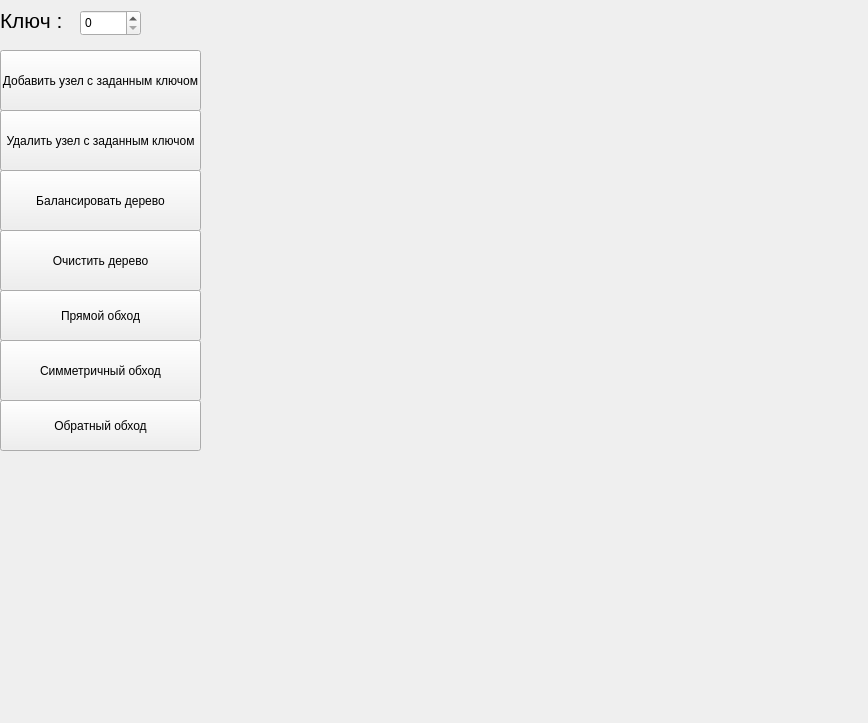
<?xml version="1.0" encoding="UTF-8"?>
<ui version="4.0">
 <class>MainWindow</class>
 <widget class="QMainWindow" name="MainWindow">
  <property name="geometry">
   <rect>
    <x>0</x>
    <y>0</y>
    <width>868</width>
    <height>723</height>
   </rect>
  </property>
  <property name="windowTitle">
   <string>MainWindow</string>
  </property>
  <widget class="QWidget" name="centralwidget">
   <widget class="QWidget" name="verticalLayoutWidget">
    <property name="geometry">
     <rect>
      <x>80</x>
      <y>-20</y>
      <width>891</width>
      <height>511</height>
     </rect>
    </property>
    <layout class="QVBoxLayout" name="verticalLayout">
     <property name="spacing">
      <number>0</number>
     </property>
    </layout>
   </widget>
   <widget class="QSpinBox" name="valueSpinBox">
    <property name="geometry">
     <rect>
      <x>80</x>
      <y>10</y>
      <width>61</width>
      <height>26</height>
     </rect>
    </property>
   </widget>
   <widget class="QPushButton" name="insertButton">
    <property name="geometry">
     <rect>
      <x>0</x>
      <y>50</y>
      <width>201</width>
      <height>61</height>
     </rect>
    </property>
    <property name="text">
     <string>Добавить узел с заданным ключом</string>
    </property>
   </widget>
   <widget class="QPushButton" name="removeButton">
    <property name="geometry">
     <rect>
      <x>0</x>
      <y>110</y>
      <width>201</width>
      <height>61</height>
     </rect>
    </property>
    <property name="text">
     <string>Удалить узел с заданным ключом</string>
    </property>
   </widget>
   <widget class="QPushButton" name="balanceButton">
    <property name="geometry">
     <rect>
      <x>0</x>
      <y>170</y>
      <width>201</width>
      <height>61</height>
     </rect>
    </property>
    <property name="text">
     <string>Балансировать дерево</string>
    </property>
   </widget>
   <widget class="QPushButton" name="clearButton">
    <property name="geometry">
     <rect>
      <x>0</x>
      <y>230</y>
      <width>201</width>
      <height>61</height>
     </rect>
    </property>
    <property name="text">
     <string>Очистить дерево</string>
    </property>
   </widget>
   <widget class="QLabel" name="label">
    <property name="geometry">
     <rect>
      <x>0</x>
      <y>0</y>
      <width>71</width>
      <height>41</height>
     </rect>
    </property>
    <property name="font">
     <font>
      <pointsize>16</pointsize>
     </font>
    </property>
    <property name="text">
     <string>Ключ :</string>
    </property>
   </widget>
   <widget class="QPushButton" name="preOButton">
    <property name="geometry">
     <rect>
      <x>0</x>
      <y>290</y>
      <width>201</width>
      <height>51</height>
     </rect>
    </property>
    <property name="text">
     <string>Прямой обход</string>
    </property>
   </widget>
   <widget class="QPushButton" name="inOButton">
    <property name="geometry">
     <rect>
      <x>0</x>
      <y>340</y>
      <width>201</width>
      <height>61</height>
     </rect>
    </property>
    <property name="text">
     <string>Симметричный обход</string>
    </property>
   </widget>
   <widget class="QPushButton" name="postOButton">
    <property name="geometry">
     <rect>
      <x>0</x>
      <y>400</y>
      <width>201</width>
      <height>51</height>
     </rect>
    </property>
    <property name="text">
     <string>Обратный обход</string>
    </property>
   </widget>
  </widget>
 </widget>
 <resources/>
 <connections/>
</ui>
